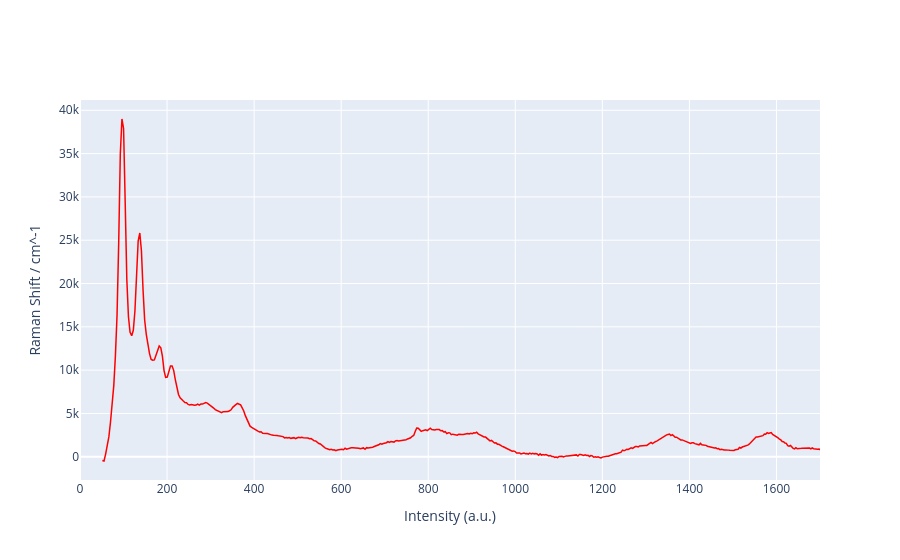

The code cell stored with this chart in its notebook:
### Code cell
fig = make_subplots()

fig.add_trace(go.Scatter(x=data['Raman shift'], y=data['Corrected Intensity'], 
                        mode='lines', name='900 °C', line=dict(color='red', width=1.5)))

fig.update_xaxes(title_text="Intensity (a.u.)")
fig.update_yaxes(title_text="Raman Shift / cm^-1")
fig.update_layout(xaxis_range=[0, 1700],
                hovermode="x unified")

fig.show()

### Figure 1 — Plotly figure (JSON) as saved in the notebook; plotly's stock layout.template omitted (floating-point values rounded to 4 significant figures; data arrays with more than 128 entries replaced by an {"elided": "..."} marker saying what was removed)
{"data": [{"line": {"color": "red", "width": 1.5}, "mode": "lines", "name": "900 °C", "type": "scatter", "x": {"elided": "934 float values"}, "y": {"elided": "934 float values"}}], "layout": {"hovermode": "x unified", "xaxis": {"anchor": "y", "domain": [0, 1], "range": [0, 1700], "title": {"text": "Intensity (a.u.)"}}, "yaxis": {"anchor": "x", "domain": [0, 1], "title": {"text": "Raman Shift / cm^-1"}}}}
